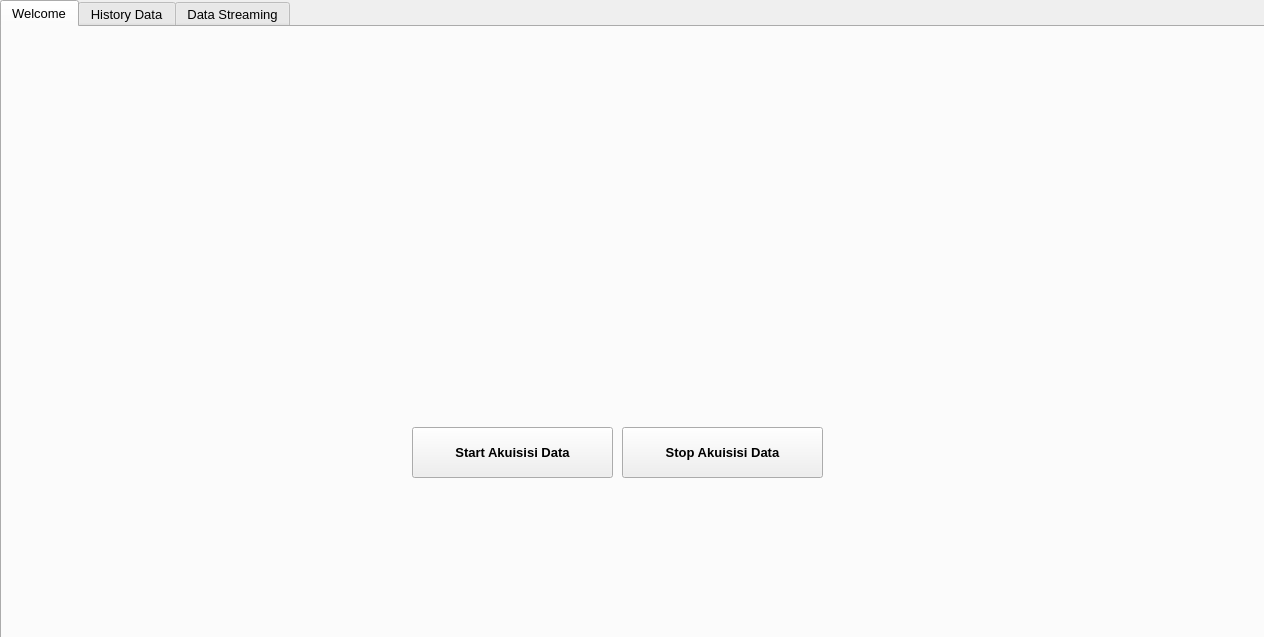
<?xml version="1.0" encoding="UTF-8"?>
<ui version="4.0">
 <class>Form</class>
 <widget class="QWidget" name="Form">
  <property name="geometry">
   <rect>
    <x>0</x>
    <y>0</y>
    <width>1264</width>
    <height>637</height>
   </rect>
  </property>
  <property name="windowTitle">
   <string>PURP</string>
  </property>
  <widget class="QTabWidget" name="tabWidget">
   <property name="geometry">
    <rect>
     <x>0</x>
     <y>0</y>
     <width>1271</width>
     <height>641</height>
    </rect>
   </property>
   <property name="font">
    <font>
     <pointsize>10</pointsize>
    </font>
   </property>
   <property name="layoutDirection">
    <enum>Qt::LeftToRight</enum>
   </property>
   <property name="styleSheet">
    <string notr="true"/>
   </property>
   <property name="currentIndex">
    <number>0</number>
   </property>
   <widget class="QWidget" name="tab">
    <property name="styleSheet">
     <string notr="true">background: url(C:/Python36/GUI/background.jpeg)</string>
    </property>
    <attribute name="title">
     <string>Welcome</string>
    </attribute>
    <widget class="QPushButton" name="startBtn_data">
     <property name="geometry">
      <rect>
       <x>410</x>
       <y>400</y>
       <width>201</width>
       <height>51</height>
      </rect>
     </property>
     <property name="font">
      <font>
       <weight>75</weight>
       <bold>true</bold>
      </font>
     </property>
     <property name="text">
      <string>Start Akuisisi Data</string>
     </property>
    </widget>
    <widget class="QPushButton" name="endBtn_data">
     <property name="geometry">
      <rect>
       <x>620</x>
       <y>400</y>
       <width>201</width>
       <height>51</height>
      </rect>
     </property>
     <property name="font">
      <font>
       <weight>75</weight>
       <bold>true</bold>
      </font>
     </property>
     <property name="text">
      <string>Stop Akuisisi Data</string>
     </property>
    </widget>
   </widget>
   <widget class="QWidget" name="tab_2">
    <attribute name="title">
     <string>History Data</string>
    </attribute>
    <widget class="QTableWidget" name="tableWidget">
     <property name="geometry">
      <rect>
       <x>10</x>
       <y>90</y>
       <width>1241</width>
       <height>421</height>
      </rect>
     </property>
     <property name="rowCount">
      <number>10</number>
     </property>
     <property name="columnCount">
      <number>8</number>
     </property>
     <row/>
     <row/>
     <row/>
     <row/>
     <row/>
     <row/>
     <row/>
     <row/>
     <row/>
     <row/>
     <column>
      <property name="text">
       <string>Ppm</string>
      </property>
     </column>
     <column>
      <property name="text">
       <string>Temperature</string>
      </property>
     </column>
     <column>
      <property name="text">
       <string>TDS</string>
      </property>
     </column>
     <column>
      <property name="text">
       <string>Resistance</string>
      </property>
     </column>
     <column>
      <property name="text">
       <string>Capacitance</string>
      </property>
     </column>
     <column>
      <property name="text">
       <string>Conductivity</string>
      </property>
     </column>
     <column>
      <property name="text">
       <string>Time</string>
      </property>
     </column>
     <column>
      <property name="text">
       <string>Date_Recorded</string>
      </property>
     </column>
    </widget>
    <widget class="QPushButton" name="pushButton">
     <property name="geometry">
      <rect>
       <x>480</x>
       <y>20</y>
       <width>151</width>
       <height>61</height>
      </rect>
     </property>
     <property name="font">
      <font>
       <pointsize>10</pointsize>
       <weight>75</weight>
       <bold>true</bold>
      </font>
     </property>
     <property name="text">
      <string>Load Data</string>
     </property>
    </widget>
    <widget class="QDateEdit" name="dateEdit_to">
     <property name="geometry">
      <rect>
       <x>300</x>
       <y>20</y>
       <width>171</width>
       <height>61</height>
      </rect>
     </property>
     <property name="font">
      <font>
       <pointsize>10</pointsize>
       <weight>75</weight>
       <bold>true</bold>
      </font>
     </property>
    </widget>
    <widget class="QDateEdit" name="dateEdit_from">
     <property name="geometry">
      <rect>
       <x>80</x>
       <y>20</y>
       <width>171</width>
       <height>61</height>
      </rect>
     </property>
     <property name="font">
      <font>
       <pointsize>10</pointsize>
       <weight>75</weight>
       <bold>true</bold>
      </font>
     </property>
    </widget>
    <widget class="QLabel" name="label_from">
     <property name="geometry">
      <rect>
       <x>10</x>
       <y>20</y>
       <width>71</width>
       <height>61</height>
      </rect>
     </property>
     <property name="font">
      <font>
       <pointsize>12</pointsize>
       <weight>75</weight>
       <bold>true</bold>
      </font>
     </property>
     <property name="text">
      <string>From :</string>
     </property>
    </widget>
    <widget class="QLabel" name="label_to">
     <property name="geometry">
      <rect>
       <x>260</x>
       <y>20</y>
       <width>41</width>
       <height>61</height>
      </rect>
     </property>
     <property name="font">
      <font>
       <pointsize>12</pointsize>
       <weight>75</weight>
       <bold>true</bold>
      </font>
     </property>
     <property name="text">
      <string>To :</string>
     </property>
    </widget>
    <widget class="QPushButton" name="pushButtoncsv">
     <property name="geometry">
      <rect>
       <x>1090</x>
       <y>20</y>
       <width>151</width>
       <height>61</height>
      </rect>
     </property>
     <property name="font">
      <font>
       <pointsize>10</pointsize>
       <weight>75</weight>
       <bold>true</bold>
      </font>
     </property>
     <property name="text">
      <string>Export CSV</string>
     </property>
    </widget>
   </widget>
   <widget class="QWidget" name="tab_3">
    <attribute name="title">
     <string>Data Streaming</string>
    </attribute>
    <widget class="QPushButton" name="startBtn">
     <property name="geometry">
      <rect>
       <x>30</x>
       <y>10</y>
       <width>151</width>
       <height>51</height>
      </rect>
     </property>
     <property name="font">
      <font>
       <weight>75</weight>
       <bold>true</bold>
      </font>
     </property>
     <property name="text">
      <string>Start</string>
     </property>
    </widget>
    <widget class="QPushButton" name="endBtn">
     <property name="geometry">
      <rect>
       <x>190</x>
       <y>10</y>
       <width>151</width>
       <height>51</height>
      </rect>
     </property>
     <property name="font">
      <font>
       <weight>75</weight>
       <bold>true</bold>
      </font>
     </property>
     <property name="text">
      <string>Stop</string>
     </property>
    </widget>
    <widget class="QGroupBox" name="groupBox">
     <property name="geometry">
      <rect>
       <x>20</x>
       <y>90</y>
       <width>1231</width>
       <height>491</height>
      </rect>
     </property>
     <property name="title">
      <string>Data Display</string>
     </property>
     <widget class="QTextEdit" name="textEdit_ppm">
      <property name="geometry">
       <rect>
        <x>210</x>
        <y>40</y>
        <width>361</width>
        <height>61</height>
       </rect>
      </property>
     </widget>
     <widget class="QLabel" name="label">
      <property name="geometry">
       <rect>
        <x>40</x>
        <y>40</y>
        <width>151</width>
        <height>61</height>
       </rect>
      </property>
      <property name="font">
       <font>
        <pointsize>12</pointsize>
       </font>
      </property>
      <property name="text">
       <string>Ppm :</string>
      </property>
     </widget>
     <widget class="QLabel" name="label_2">
      <property name="geometry">
       <rect>
        <x>40</x>
        <y>120</y>
        <width>151</width>
        <height>61</height>
       </rect>
      </property>
      <property name="font">
       <font>
        <pointsize>12</pointsize>
       </font>
      </property>
      <property name="text">
       <string>Temperature :</string>
      </property>
     </widget>
     <widget class="QTextEdit" name="textEdit_temperature">
      <property name="geometry">
       <rect>
        <x>210</x>
        <y>120</y>
        <width>361</width>
        <height>61</height>
       </rect>
      </property>
     </widget>
     <widget class="QTextEdit" name="textEdit_resistance">
      <property name="geometry">
       <rect>
        <x>210</x>
        <y>280</y>
        <width>361</width>
        <height>61</height>
       </rect>
      </property>
     </widget>
     <widget class="QLabel" name="label_3">
      <property name="geometry">
       <rect>
        <x>40</x>
        <y>200</y>
        <width>151</width>
        <height>61</height>
       </rect>
      </property>
      <property name="font">
       <font>
        <pointsize>12</pointsize>
       </font>
      </property>
      <property name="text">
       <string>TDS :</string>
      </property>
     </widget>
     <widget class="QLabel" name="label_4">
      <property name="geometry">
       <rect>
        <x>40</x>
        <y>280</y>
        <width>151</width>
        <height>61</height>
       </rect>
      </property>
      <property name="font">
       <font>
        <pointsize>12</pointsize>
       </font>
      </property>
      <property name="text">
       <string>Resistance :</string>
      </property>
     </widget>
     <widget class="QTextEdit" name="textEdit_tds">
      <property name="geometry">
       <rect>
        <x>210</x>
        <y>200</y>
        <width>361</width>
        <height>61</height>
       </rect>
      </property>
     </widget>
     <widget class="QLabel" name="label_5">
      <property name="geometry">
       <rect>
        <x>650</x>
        <y>280</y>
        <width>151</width>
        <height>61</height>
       </rect>
      </property>
      <property name="font">
       <font>
        <pointsize>12</pointsize>
       </font>
      </property>
      <property name="text">
       <string>Date :</string>
      </property>
     </widget>
     <widget class="QTextEdit" name="textEdit_conductivity">
      <property name="geometry">
       <rect>
        <x>820</x>
        <y>120</y>
        <width>351</width>
        <height>61</height>
       </rect>
      </property>
     </widget>
     <widget class="QTextEdit" name="textEdit_time">
      <property name="geometry">
       <rect>
        <x>820</x>
        <y>200</y>
        <width>351</width>
        <height>61</height>
       </rect>
      </property>
     </widget>
     <widget class="QLabel" name="label_6">
      <property name="geometry">
       <rect>
        <x>650</x>
        <y>40</y>
        <width>151</width>
        <height>61</height>
       </rect>
      </property>
      <property name="font">
       <font>
        <pointsize>12</pointsize>
       </font>
      </property>
      <property name="text">
       <string>Capacitance :</string>
      </property>
     </widget>
     <widget class="QLabel" name="label_7">
      <property name="geometry">
       <rect>
        <x>650</x>
        <y>120</y>
        <width>151</width>
        <height>61</height>
       </rect>
      </property>
      <property name="font">
       <font>
        <pointsize>12</pointsize>
       </font>
      </property>
      <property name="text">
       <string>Conductivity :</string>
      </property>
     </widget>
     <widget class="QLabel" name="label_8">
      <property name="geometry">
       <rect>
        <x>650</x>
        <y>200</y>
        <width>151</width>
        <height>61</height>
       </rect>
      </property>
      <property name="font">
       <font>
        <pointsize>12</pointsize>
       </font>
      </property>
      <property name="text">
       <string>Time :</string>
      </property>
     </widget>
     <widget class="QTextEdit" name="textEdit_capacitance">
      <property name="geometry">
       <rect>
        <x>820</x>
        <y>40</y>
        <width>351</width>
        <height>61</height>
       </rect>
      </property>
     </widget>
     <widget class="QTextEdit" name="textEdit_date">
      <property name="geometry">
       <rect>
        <x>820</x>
        <y>280</y>
        <width>351</width>
        <height>61</height>
       </rect>
      </property>
     </widget>
    </widget>
   </widget>
  </widget>
 </widget>
 <resources/>
 <connections/>
</ui>
